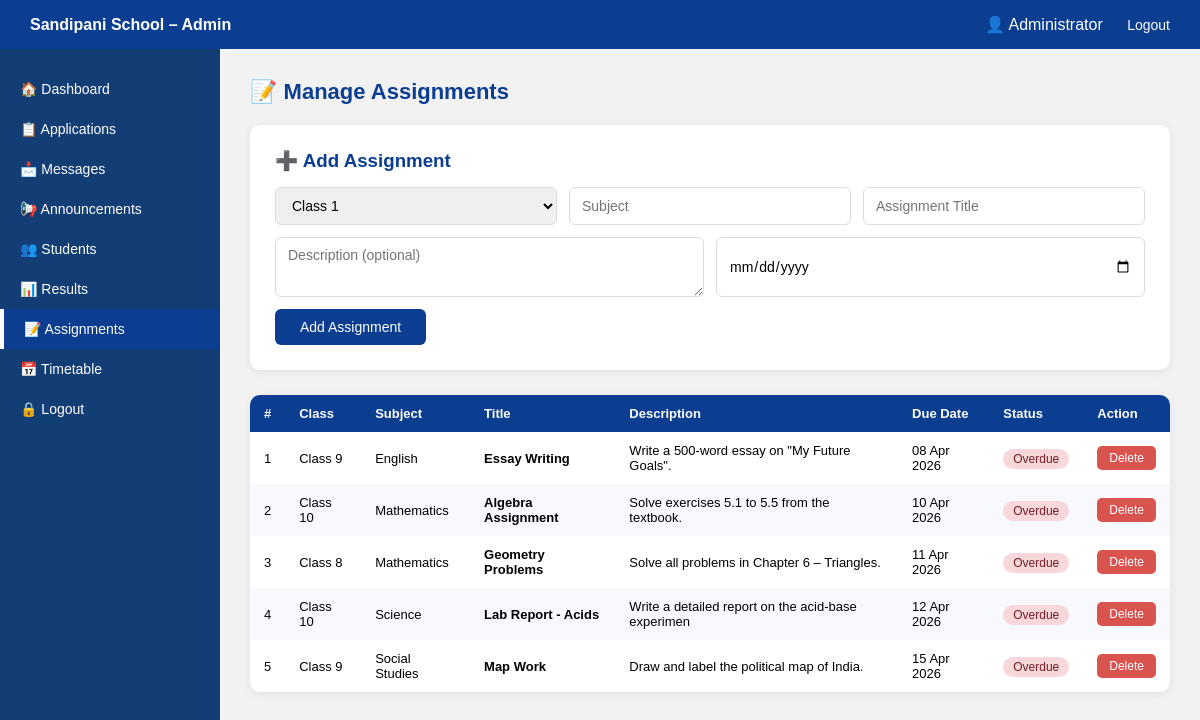
/admin_assignments.php (signed in), run on the app's committed database.
### tables this page shows
CREATE TABLE IF NOT EXISTS assignments (
    id          INT AUTO_INCREMENT PRIMARY KEY,
    class       VARCHAR(20)  NOT NULL,
    subject     VARCHAR(100) NOT NULL,
    title       VARCHAR(200) NOT NULL,
    description TEXT,
    due_date    DATE,
    created_at  TIMESTAMP DEFAULT CURRENT_TIMESTAMP
);

### admin_assignments.php (the view, shortened to what this page needs)
<?php
include "../db.php";
$assignments = $conn->query("SELECT * FROM assignments ORDER BY due_date ASC");
?>
<!DOCTYPE html>
<html lang="en">
<head>
</head>
<body>
<div class="topbar">
    <div><strong>Sandipani School – Admin</strong></div>
    <div class="top-links">
        <span>👤 <?php echo htmlspecialchars($_SESSION['full_name']); ?></span>
        <a href="../logout.php">Logout</a>
    </div>
</div>
<div class="container">
    <div class="sidebar">
        <a href="dashboard.php">🏠 Dashboard</a>
        <a href="applications.php">📋 Applications</a>
        <a href="messages.php">📩 Messages</a>
        <a href="announcements.php">📢 Announcements</a>
        <a href="students.php">👥 Students</a>
        <a href="results.php">📊 Results</a>
        <a href="assignments.php" class="active">📝 Assignments</a>
        <a href="timetable.php">📅 Timetable</a>
        <a href="../logout.php">🔒 Logout</a>
    </div>
    <div class="main">
        <div class="page-title">📝 Manage Assignments</div>
        <div class="form-card">
            <h3>➕ Add Assignment</h3>
            <form method="POST">
                <div class="form-row">
                    <select name="class" required>
                        <?php foreach(['Class 1','Class 2','Class 3','Class 4','Class 5','Class 6',
                                       'Class 7','Class 8','Class 9','Class 10'] as $c): ?>
                        <option value="<?php echo $c; ?>"><?php echo $c; ?></option>
                        <?php endforeach; ?>
                    </select>
                    <input type="text" name="subject" placeholder="Subject" required>
                    <input type="text" name="title" placeholder="Assignment Title" required>
                </div>
                <div class="form-row" style="margin-top:12px;">
                    <textarea name="description" placeholder="Description (optional)"></textarea>
                    <input type="date" name="due_date" required>
                </div>
                <button type="submit" name="add" class="btn-add">Add Assignment</button>
            </form>
        </div>
        <div class="card">
            <table>
                <thead>
                    <tr><th>#</th><th>Class</th><th>Subject</th><th>Title</th><th>Description</th><th>Due Date</th><th>Status</th><th>Action</th></tr>
                </thead>
                <tbody>
                <?php if($assignments && $assignments->num_rows > 0):
                    $i=1; while($row = $assignments->fetch_assoc()):
                        $due  = strtotime($row['due_date']);
                        $diff = ($due - time()) / 86400;
                        if($diff < 0)       { $st='Overdue'; $b='badge-overdue'; }
                        elseif($diff <= 2)  { $st='Due Soon'; $b='badge-soon'; }
                        else                { $st='Upcoming'; $b='badge-ok'; }
                ?>
                    <tr>
                        <td><?php echo $i++; ?></td>
                        <td><?php echo $row['class']; ?></td>
                        <td><?php echo htmlspecialchars($row['subject']); ?></td>
                        <td><strong><?php echo htmlspecialchars($row['title']); ?></strong></td>
                        <td><?php echo htmlspecialchars(substr($row['description']??'',0,50)); ?></td>
                        <td><?php echo date('d M Y', strtotime($row['due_date'])); ?></td>
                        <td><span class="<?php echo $b; ?>"><?php echo $st; ?></span></td>
                        <td>
                            <a href="?delete=<?php echo $row['id']; ?>" onclick="return confirm('Delete?')">
                                <button class="btn-del">Delete</button>
                            </a>
                        </td>
                    </tr>
                <?php endwhile; else: ?>
                    <tr><td colspan="8" style="text-align:center;padding:30px;color:#888;">No assignments found.</td></tr>
                <?php endif; ?>
                </tbody>
            </table>
        </div>
    </div>
</div>
</body>
</html>

### admin_assignments.php (style rules this page uses)
* { margin:0; padding:0; box-sizing:border-box; font-family:Arial,sans-serif; }
body { background:#f2f2f2; }
.topbar { background:#0b3d91; color:white; padding:15px 30px; display:flex; justify-content:space-between; align-items:center; }
.top-links a { color:white; text-decoration:none; margin-left:20px; font-size:14px; }
.container { display:flex; }
.sidebar { width:220px; background:#123e75; min-height:100vh; padding-top:20px; }
.sidebar a { display:block; color:white; text-decoration:none; padding:12px 20px; font-size:14px; transition:0.3s; }
.sidebar a:hover, .sidebar a.active { background:#0b3d91; }
.sidebar a.active { border-left:4px solid #fff; }
.main { flex:1; padding:30px; }
.page-title { font-size:22px; color:#0b3d91; font-weight:bold; margin-bottom:20px; }
.form-card { background:white; border-radius:10px; padding:25px; box-shadow:0 2px 10px rgba(0,0,0,0.07); margin-bottom:25px; }
.form-card h3 { color:#0b3d91; margin-bottom:15px; }
.form-row { display:flex; gap:12px; flex-wrap:wrap; }
.form-row input, .form-row select, .form-row textarea { flex:1; min-width:150px; padding:9px 12px; border:1px solid #ddd; border-radius:6px; font-size:14px; }
.form-row textarea { resize:vertical; height:60px; }
.btn-add { background:#0b3d91; color:white; border:none; padding:10px 25px; border-radius:6px; cursor:pointer; margin-top:12px; font-size:14px; }
.card { background:white; border-radius:10px; box-shadow:0 2px 10px rgba(0,0,0,0.07); overflow:hidden; }
table { width:100%; border-collapse:collapse; }
thead { background:#0b3d91; color:white; }
th, td { padding:11px 14px; text-align:left; font-size:13px; }
tr:nth-child(even) { background:#f7f9ff; }
.badge-overdue { background:#f8d7da; color:#721c24; padding:3px 10px; border-radius:10px; font-size:12px; }
.btn-del { background:#d9534f; color:white; border:none; padding:5px 12px; border-radius:5px; cursor:pointer; font-size:12px; }

### data on the page
assignments: class "Class 9", subject "English", title "Essay Writing", description "Write a 500-word essay on \"My Future Goals\".", due_date "08 Apr 2026", due_date "Overdue"
assignments: class "Class 10", subject "Mathematics", title "Algebra Assignment", description "Solve exercises 5.1 to 5.5 from the textbook.", due_date "10 Apr 2026", due_date "Overdue"
assignments: class "Class 8", subject "Mathematics", title "Geometry Problems", description "Solve all problems in Chapter 6 – Triangles.", due_date "11 Apr 2026", due_date "Overdue"
assignments: class "Class 10", subject "Science", title "Lab Report - Acids", description "Write a detailed report on the acid-base experimen", due_date "12 Apr 2026", due_date "Overdue"
assignments: class "Class 9", subject "Social Studies", title "Map Work", description "Draw and label the political map of India.", due_date "15 Apr 2026", due_date "Overdue"

### other printed values
$_SESSION['full_name'] "Administrator"
form field class "Class 1"
